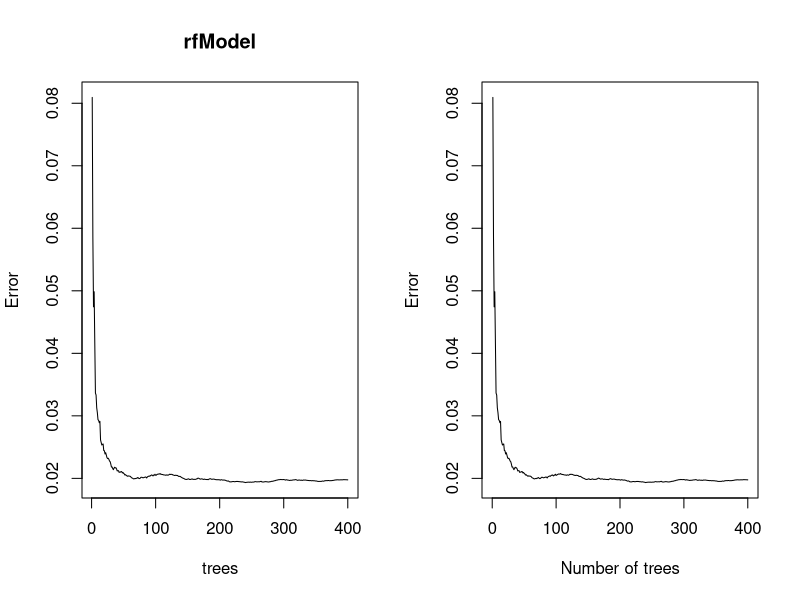
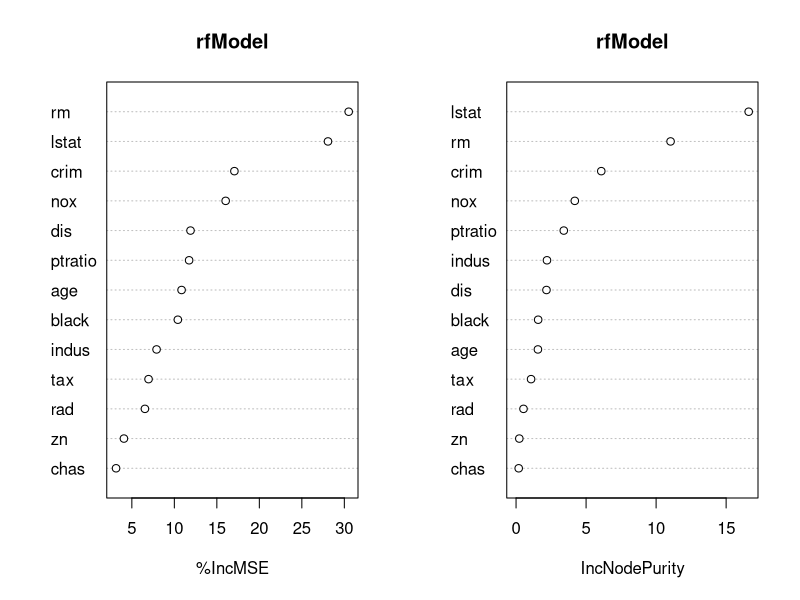

Source code (R) for these figures, in order:
library(randomForest)
library(MASS)
library(glmnet)

myData = Boston
names(myData)[14] = "Y"
iLog = c(1, 3, 5, 6, 8, 9, 10, 14);
myData[, iLog] = log(myData[, iLog]);
myData[, 2] = myData[, 2] / 10;
myData[, 7] = myData[, 7]^2.5 / 10^4
myData[, 11] = exp(0.4 * myData[, 11]) / 1000;
myData[, 12] = myData[, 12] / 100;
myData[, 13] = sqrt(myData[, 13]);
X = as.matrix(myData[, -14])
y = myData$Y
mydata = myData
n = nrow(mydata)
ntest = round(n * 0.3)
set.seed(1234)
test.id = sample(1:n, ntest)
# Fit a random forest
rfModel = randomForest(Y ~ ., data = mydata[-test.id, ],
                       importance = T, ntree=400); 
names(rfModel)
## the default value for mtry is p/3 for regression
## p = ncol(mydata) - 1 = 15
## mtry = 14/3 = 5
rfModel$mtry

# test error 
yhat.test = predict(rfModel, mydata[test.id, ])
sum((mydata$Y[test.id] - yhat.test)^2)/length(test.id)

# two training error
yhat.train = predict(rfModel, mydata[-test.id, ])
sum((mydata$Y[-test.id] - yhat.train) ^2)/(n - ntest)

sum((mydata$Y[-test.id] - rfModel$predicted) ^2)/(n - ntest)
rfModel$oob.times[1:5]

length(rfModel$oob)
## oob.times --> ntree * exp(-1) = ntree * 0.368
rfModel$ntree * exp(-1)
mean(rfModel$oob.times)

# The plot function for randomForest
tmp = rfModel$mse
par(mfrow=c(1, 2))
plot(rfModel)
plot(c(0, rfModel$ntree), range(tmp), type="n",
     xlab = "Number of trees", ylab="Error")
lines(tmp)
par(mfrow=c(1, 1))

# variable importance
rfModel$importance
importance(rfModel, scale = F)
cbind(importance(rfModel, scale = TRUE), 
      importance(rfModel, scale = F)[,1]/rfModel$importanceSD)
par(mfrow = c(1,2))
varImpPlot(rfModel, type=1)
varImpPlot(rfModel, type=2)
